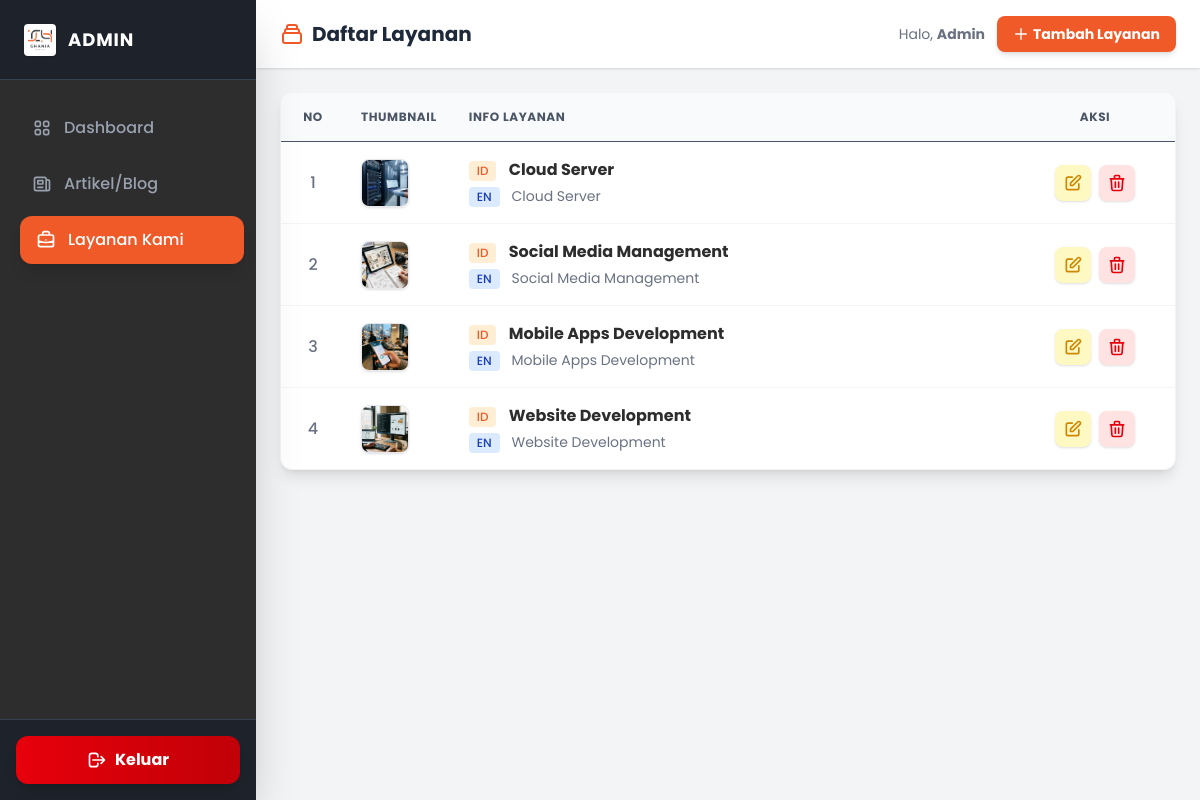
Page /admin/services/index.php (signed in) on the committed database.
### tables this page shows
CREATE TABLE `services` (
  `id` int NOT NULL,
  `slug` varchar(50) DEFAULT NULL,
  `icon` varchar(255) DEFAULT NULL,
  `title_id` varchar(100) DEFAULT NULL,
  `title_en` varchar(100) DEFAULT NULL,
  `brief_id` text,
  `brief_en` text,
  `content_id` longtext,
  `content_en` longtext,
  `thumbnail` varchar(255) DEFAULT NULL,
  `created_at` timestamp NULL DEFAULT CURRENT_TIMESTAMP,
  `views` int DEFAULT '0'
);

### admin/services/index.php (the view, shortened to what this page needs)
<?php
require '../../config/database.php';
include '../../admin/includes/header.php';
?>
<div class="flex h-screen overflow-hidden">
    <?php include '../../admin/includes/sidebar.php'; ?>
    <div class="flex-1 flex flex-col md:ml-64 transition-all duration-300">
        <header class="bg-white shadow-sm py-4 px-6 flex justify-between items-center z-10">
            <h2 class="text-xl font-bold text-gray-800 flex items-center">
                Daftar Layanan
            </h2>
            <div class="flex items-center space-x-3">
                <span class="text-sm text-gray-500 hidden md:inline">Halo, <b><?= $_SESSION['admin_name'] ?></b></span>
                <a href="create.php"
                    class="bg-ghania-orange text-white px-4 py-2 rounded-lg hover:bg-orange-600 transition text-sm font-bold shadow-md flex items-center">
                    <svg class="w-4 h-4 mr-1" fill="none" stroke="currentColor" viewBox="0 0 24 24">
                        <path stroke-linecap="round" stroke-linejoin="round" stroke-width="2" d="M12 4v16m8-8H4"></path>
                    </svg>
                    Tambah Layanan
                </a>
            </div>
        </header>
        <main class="flex-1 overflow-x-hidden overflow-y-auto bg-gray-100 p-6">
            <div class="bg-white rounded-xl shadow-lg overflow-hidden border border-gray-100">
                <div class="overflow-x-auto">
                    <table class="w-full text-left border-collapse">
                        <thead>
                            <tr class="bg-gray-50 text-gray-600 uppercase text-xs tracking-wider border-b">
                                <th class="p-4 font-bold text-center w-16">No</th>
                                <th class="p-4 font-bold w-24">Thumbnail</th>
                                <th class="p-4 font-bold">Info Layanan</th>
                                <th class="p-4 font-bold text-center w-40">Aksi</th>
                            </tr>
                        </thead>
                        <tbody class="divide-y divide-gray-100">
                            <?php
                            $result = $conn->query("SELECT * FROM services ORDER BY id DESC");
                            $no = 1;
                            if ($result->num_rows > 0):
                                while ($row = $result->fetch_assoc()):
                            ?>
                            <tr class="hover:bg-orange-50 transition duration-150">
                                <td class="p-4 text-center text-gray-500 font-medium"><?= $no++ ?></td>
                                <td class="p-4">
                                    <?php if (!empty($row['thumbnail'])): ?>
                                    <img src="../../<?= $row['thumbnail'] ?>" alt="Thumb"
                                        class="h-12 w-12 object-cover rounded-lg shadow-sm border border-gray-200">
                                    <?php else: ?>
                                    <div
                                        class="h-12 w-12 bg-gray-100 rounded-lg flex items-center justify-center text-gray-400 text-xs border border-gray-200">
                                        No Img</div>
                                    <?php endif; ?>
                                </td>
                                <td class="p-4">
                                    <div class="mb-1">
                                        <span
                                            class="inline-flex items-center px-2 py-0.5 rounded text-xs font-medium bg-orange-100 text-ghania-orange mr-2">ID</span>
                                        <span
                                            class="font-bold text-ghania-dark"><?= htmlspecialchars($row['title_id']) ?></span>
                                    </div>
                                    <div class="text-sm text-gray-500">
                                        <span
                                            class="inline-flex items-center px-2 py-0.5 rounded text-xs font-medium bg-blue-100 text-blue-800 mr-2">EN</span>
                                        <?= htmlspecialchars($row['title_en']) ?>
                                    </div>
                                </td>
                                <td class="p-4 text-center">
                                    <div class="flex justify-center space-x-2">
                                        <a href="edit.php?id=<?= $row['id'] ?>"
                                            class="p-2 bg-yellow-100 text-yellow-600 rounded-lg hover:bg-yellow-200 transition shadow-sm"
                                            title="Edit">
                                            <svg class="w-5 h-5" fill="none" stroke="currentColor" viewBox="0 0 24 24">
                                                <path stroke-linecap="round" stroke-linejoin="round" stroke-width="2"
                                                    d="M11 5H6a2 2 0 00-2 2v11a2 2 0 002 2h11a2 2 0 002-2v-5m-1.414-9.414a2 2 0 112.828 2.828L11.828 15H9v-2.828l8.586-8.586z">
                                                </path>
                                            </svg>
                                        </a>
                                        <a href="delete.php?id=<?= $row['id'] ?>"
                                            onclick="return confirm('Yakin ingin menghapus layanan ini?')"
                                            class="p-2 bg-red-100 text-red-600 rounded-lg hover:bg-red-200 transition shadow-sm"
                                            title="Hapus">
                                            <svg class="w-5 h-5" fill="none" stroke="currentColor" viewBox="0 0 24 24">
                                                <path stroke-linecap="round" stroke-linejoin="round" stroke-width="2"
                                                    d="M19 7l-.867 12.142A2 2 0 0116.138 21H7.862a2 2 0 01-1.995-1.858L5 7m5 4v6m4-6v6m1-10V4a1 1 0 00-1-1h-4a1 1 0 00-1 1v3M4 7h16">
                                                </path>
                                            </svg>
                                        </a>
                                    </div>
                                </td>
                            </tr>
                            <?php
                                endwhile;
                            endif; ?>
                        </tbody>
                    </table>
                </div>
            </div>
        </main>
    </div>
</div>
</body>
</html>

### admin/includes/header.php (shortened to what this page needs)
<!DOCTYPE html>
<html lang="<?= $lang_code ?? 'id' ?>">
<head>
    <link href="/assets/css/style.css" rel="stylesheet">
    <link rel="stylesheet" href="https://cdn.jsdelivr.net/npm/swiper@11/swiper-bundle.min.css" />
</head>
<body class="font-sans text-ghania-dark antialiased bg-white flex flex-col min-h-screen">

### admin/includes/sidebar.php (shortened to what this page needs)
<?php
$current_dir = basename(dirname($_SERVER['PHP_SELF']));
$active_class = "bg-ghania-orange text-white shadow-lg transform translate-x-1";
$inactive_class = "text-gray-400 hover:bg-gray-800 hover:text-white transition-all duration-200";
?>
<aside
    class="w-64 bg-ghania-dark text-white hidden md:flex flex-col flex-shrink-0 h-screen fixed left-0 top-0 z-20 shadow-2xl font-poppins">
    <div class="h-20 flex items-center px-6 border-b border-gray-700 bg-gray-900/50">
        <img src="/assets/img/logo-ghania.png" class="h-8 bg-white rounded p-1 mr-3 shadow-sm">
        <span class="font-bold text-lg tracking-wider text-white">ADMIN</span>
    </div>
    <nav class="flex-1 px-4 py-6 space-y-2 overflow-y-auto">
        <a href="/admin/index.php"
            class="flex items-center px-4 py-3 rounded-xl font-medium transition-all duration-300 <?= ($current_dir == 'admin') ? $active_class : $inactive_class ?>">
            Dashboard
        </a>
        <a href="/admin/articles/index.php"
            class="flex items-center px-4 py-3 rounded-xl font-medium transition-all duration-300 <?= ($current_dir == 'articles') ? $active_class : $inactive_class ?>">
            <svg class="w-5 h-5 mr-3" fill="none" stroke="currentColor" viewBox="0 0 24 24">
                <path stroke-linecap="round" stroke-linejoin="round" stroke-width="2"
                    d="M19 20H5a2 2 0 01-2-2V6a2 2 0 012-2h10a2 2 0 012 2v1m2 13a2 2 0 01-2-2V7m2 13a2 2 0 002-2V9a2 2 0 00-2-2h-2m-4-3H9M7 16h6M7 8h6v4H7V8z">
                </path>
            </svg>
            Artikel/Blog
        </a>
        <a href="/admin/services/index.php"
            class="flex items-center px-4 py-3 rounded-xl font-medium transition-all duration-300 <?= ($current_dir == 'services') ? $active_class : $inactive_class ?>">
            Layanan Kami
        </a>
    </nav>
    <div class="p-4 border-t border-gray-700 bg-gray-900/50">
        <a href="/admin/logout.php"
            class="flex items-center justify-center w-full px-4 py-3 rounded-xl font-bold text-white bg-gradient-to-r from-red-600 to-red-700 hover:from-red-500 hover:to-red-600 shadow-lg transform hover:-translate-y-1 transition-all duration-300">
            <svg class="w-5 h-5 mr-2" fill="none" stroke="currentColor" viewBox="0 0 24 24">
                <path stroke-linecap="round" stroke-linejoin="round" stroke-width="2"
                    d="M17 16l4-4m0 0l-4-4m4 4H7m6 4v1a3 3 0 01-3 3H6a3 3 0 01-3-3V7a3 3 0 013-3h4a3 3 0 013 3v1">
                </path>
            </svg>
            Keluar
        </a>
    </div>
</aside>

### rows in the picture
services: thumbnail (picture), title "Cloud Server", title_en "Cloud Server"
services: thumbnail (picture), title "Social Media Management", title_en "Social Media Management"
services: thumbnail (picture), title "Mobile Apps Development", title_en "Mobile Apps Development"
services: thumbnail (picture), title "Website Development", title_en "Website Development"

### other values in the picture
$_SESSION['admin_name'] "Admin"
